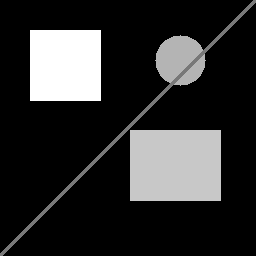
//> input picture 05_DerivativesEdgeDetection/01_Images/original_image.png, 256 x 256 px
$ ./derivativefilter   (built with g++ and OpenCV 4)
//> lines starting //> are read from the running program, lines starting //| are printed output that depends on the picture
//> further down, image is the input picture: 256 rows x 256 cols, CV_8UC1; min 0, max 255, mean 46.6
#include <opencv2/opencv.hpp>
#include <iostream>

cv::Mat applyGaussianSmoothing(const cv::Mat& image, int kernelSize, double sigma) {
//> called with kernelSize = 3, sigma = 1
    cv::Mat smoothed;
    cv::GaussianBlur(image, smoothed, cv::Size(kernelSize, kernelSize), sigma);
    return smoothed;
}

cv::Mat applySobelFilter(const cv::Mat& image, cv::Mat& gradientMagnitude) {
    cv::Mat gradX, gradY;
    cv::Sobel(image, gradX, CV_64F, 1, 0, 3);
    cv::Sobel(image, gradY, CV_64F, 0, 1, 3);
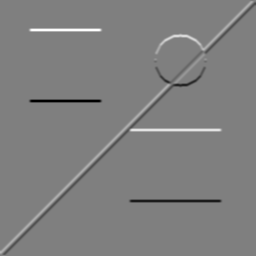
//> gradY: 256 rows x 256 cols, CV_64FC1; min -740, max 740, mean 0; drawn with min black and max white

    cv::magnitude(gradX, gradY, gradientMagnitude);
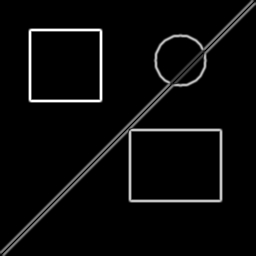
//> gradientMagnitude: 256 rows x 256 cols, CV_64FC1; min 0, max 740, mean 28.7; drawn with min black and max white

    cv::Mat absGradX, absGradY;
    cv::convertScaleAbs(gradX, absGradX);
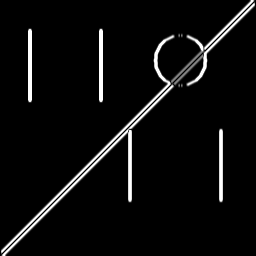
//> absGradX: 256 rows x 256 cols, CV_8UC1; min 0, max 255, mean 12.2
    cv::convertScaleAbs(gradY, absGradY);
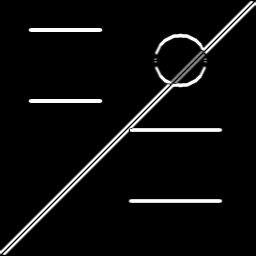
//> absGradY: 256 rows x 256 cols, CV_8UC1; min 0, max 255, mean 12.8

    cv::Mat edgeDetected;
    cv::addWeighted(absGradX, 0.5, absGradY, 0.5, 0, edgeDetected);
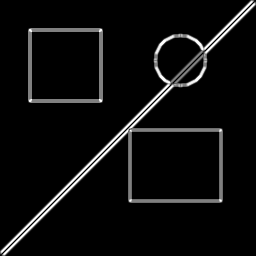
//> edgeDetected: 256 rows x 256 cols, CV_8UC1; min 0, max 255, mean 12.5
    return edgeDetected;
}

cv::Mat applyLaplacianFilter(const cv::Mat& image) {
    cv::Mat laplacian, absLaplacian;
    cv::Laplacian(image, laplacian, CV_64F, 3);
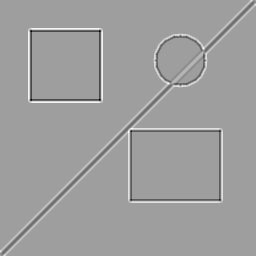
//> laplacian: 256 rows x 256 cols, CV_64FC1; min -520, max 316, mean 0; drawn with min black and max white
    cv::convertScaleAbs(laplacian, absLaplacian);
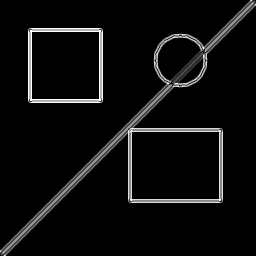
//> absLaplacian: 256 rows x 256 cols, CV_8UC1; min 0, max 255, mean 12.8
    return absLaplacian;
}

int main() {
    cv::Mat image = cv::imread("../01_Images/original_image.png", cv::IMREAD_GRAYSCALE);
    if (image.empty()) {
        std::cerr << "Error: Image not found!" << std::endl;
        return -1;
    }

    // Step 1: Apply Gaussian Smoothing
    cv::Mat smoothedImage = applyGaussianSmoothing(image, 3, 1.0);
    cv::imwrite("../01_Images/smoothed_image.png", smoothedImage);

    // Step 2: Apply Sobel Filter
    cv::Mat gradientMagnitude;
    cv::Mat sobelEdges = applySobelFilter(smoothedImage, gradientMagnitude);
    cv::imwrite("../01_Images/sobel_edges.png", sobelEdges);
    cv::imwrite("../01_Images/gradient_magnitude.png", gradientMagnitude);

    // Step 3: Apply Laplacian Filter
    cv::Mat laplacianEdges = applyLaplacianFilter(smoothedImage);
    cv::imwrite("../01_Images/laplacian_edges.png", laplacianEdges);

    return 0;
}

$ run again, with 05_DerivativesEdgeDetection/01_Images/img2.png copied over 05_DerivativesEdgeDetection/01_Images/original_image.png
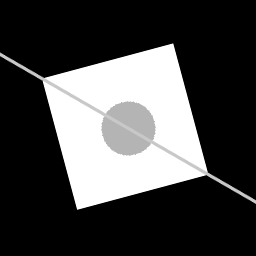
//> input picture 05_DerivativesEdgeDetection/01_Images/img2.png, 256 x 256 px
//> image is the input picture: 256 rows x 256 cols, CV_8UC1; min 0, max 255, mean 70
//> in applyLaplacianFilter, `cv::Laplacian(image, laplacian, CV_64F, 3);`:
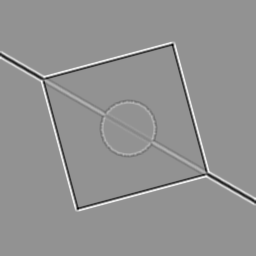
//> laplacian: 256 rows x 256 cols, CV_64FC1; min -410, max 302, mean 0; drawn with min black and max white
//> in applyLaplacianFilter, `cv::convertScaleAbs(laplacian, absLaplacian);`:
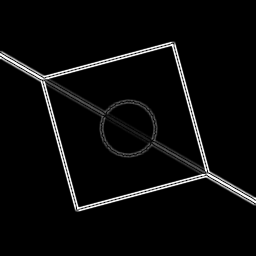
//> absLaplacian: 256 rows x 256 cols, CV_8UC1; min 0, max 255, mean 10
